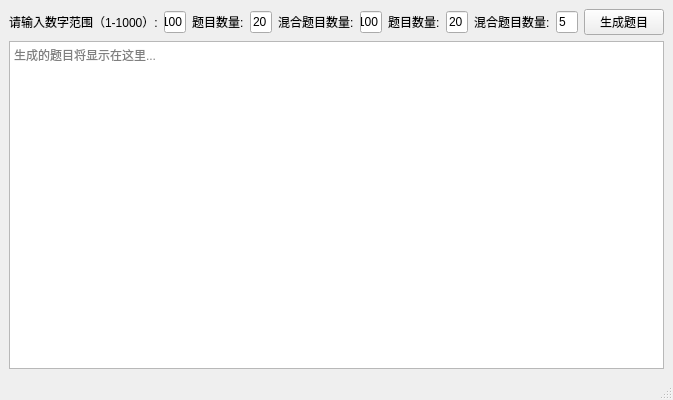
<?xml version="1.0" encoding="UTF-8"?>
<ui version="4.0">
 <class>MathProblemGenerator</class>
 <widget class="QMainWindow" name="MathProblemGenerator">
  <property name="geometry">
   <rect>
    <x>0</x>
    <y>0</y>
    <width>500</width>
    <height>400</height>
   </rect>
  </property>
  <property name="windowTitle">
   <string>小学数学题生成器</string>
  </property>
  <widget class="QWidget" name="centralwidget">
   <layout class="QVBoxLayout" name="verticalLayout">
    <item>
     <layout class="QHBoxLayout" name="horizontalLayout">
      <item>
       <widget class="QLabel" name="label">
        <property name="text">
         <string>请输入数字范围（1-1000）:</string>
        </property>
       </widget>
      </item>
      <item>
       <widget class="QLineEdit" name="rangeInput">
        <property name="text">
         <string>100</string>
        </property>
       </widget>
      </item>
      <item>
       <widget class="QLabel" name="label_2">
        <property name="text">
         <string>题目数量:</string>
        </property>
       </widget>
      </item>
      <item>
       <widget class="QLineEdit" name="problemCountInput">
        <property name="text">
         <string>20</string>
        </property>
       </widget>
      </item>
      <item>
       <widget class="QLabel" name="label_3">
        <property name="text">
         <string>混合题目数量:</string>
        </property>
       </widget>
      </item>
      <item>
       <widget class="QLineEdit" name="rangeInput">
        <property name="text">
         <string>100</string>
        </property>
       </widget>
      </item>
      <item>
       <widget class="QLabel" name="label_2">
        <property name="text">
         <string>题目数量:</string>
        </property>
       </widget>
      </item>
      <item>
       <widget class="QLineEdit" name="problemCountInput">
        <property name="text">
         <string>20</string>
        </property>
       </widget>
      </item>
      <item>
       <widget class="QLabel" name="label_3">
        <property name="text">
         <string>混合题目数量:</string>
        </property>
       </widget>
      </item>
      <item>
       <widget class="QLineEdit" name="mixedCountInput">
        <property name="text">
         <string>5</string>
        </property>
       </widget>
      </item>
      <item>
       <widget class="QPushButton" name="generateButton">
        <property name="text">
         <string>生成题目</string>
        </property>
       </widget>
      </item>
     </layout>
    </item>
    <item>
     <widget class="QTextEdit" name="problemsText">
      <property name="readOnly">
       <bool>true</bool>
      </property>
      <property name="placeholderText">
       <string>生成的题目将显示在这里...</string>
      </property>
      <property name="lineWrapMode">
       <enum>QTextEdit::NoWrap</enum>
      </property>
     </widget>
    </item>
   </layout>
  </widget>
  <widget class="QMenuBar" name="menubar">
   <property name="geometry">
    <rect>
     <x>0</x>
     <y>0</y>
     <width>500</width>
     <height>26</height>
    </rect>
   </property>
  </widget>
  <widget class="QStatusBar" name="statusbar"/>
 </widget>
 <resources/>
 <connections>
  <connection>
   <sender>generateButton</sender>
   <signal>clicked()</signal>
   <receiver>MathProblemGenerator</receiver>
   <slot>generate_problems()</slot>
   <hints>
    <hint type="sourcelabel">
     <x>380</x>
     <y>30</y>
    </hint>
    <hint type="destinationlabel">
     <x>250</x>
     <y>200</y>
    </hint>
   </hints>
  </connection>
 </connections>
 <slots>
  <slot>generate_problems()</slot>
 </slots>
</ui>
